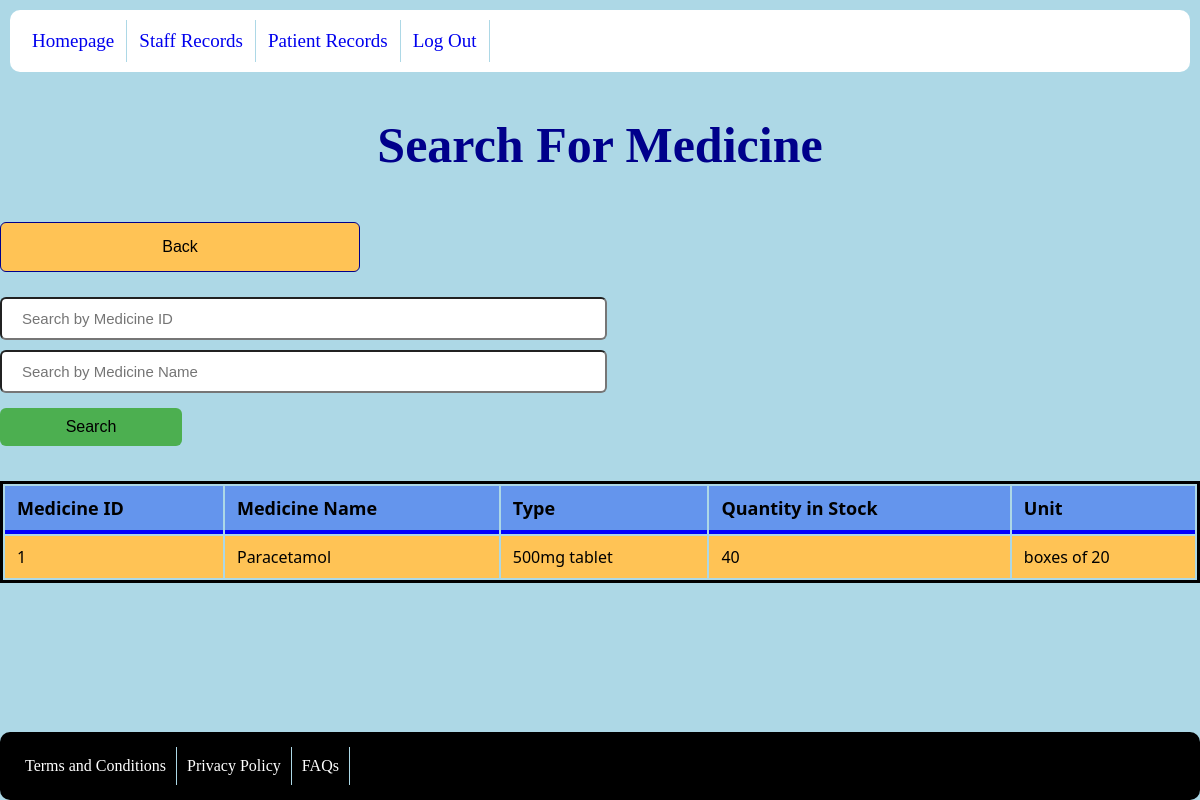
/medicine/searchForMedicine.php?medicine_id=1 (signed in), run on the app's committed database.
### tables this page shows
CREATE TABLE `medicine` (
  `medicine_id` int(11) NOT NULL,
  `medicine_name` text NOT NULL,
  `type` text NOT NULL,
  `quantity_in_stock` int(11) NOT NULL,
  `unit` varchar(50) NOT NULL
);

### medicine/medicineSearch.php (called while the page is built, shortened)
<?php
require_once("../includes/medicine-config.php");
$searchMedicineID = $_GET['medicine_id'] ?? '';
$conditions = [];
$parameters = [];
if (!empty($searchMedicineID)) {
    $conditions[] = "medicine_id = ?";
    $parameters[] = $searchMedicineID;
}
$sql = "SELECT * FROM medicine";
if (!empty($conditions)) {
    $sql .= " WHERE " . implode(" AND ", $conditions);
}
$stmt = $mysqli->prepare($sql);
if ($stmt) {
    if (!empty($parameters)) {
        $types = str_repeat('s', count($parameters));
        $stmt->bind_param($types, ...$parameters);
    }
    $stmt->execute();
    $result = $stmt->get_result();
    if ($result) {
        $searchResults = [];
        while ($row = $result->fetch_assoc()) {
            $searchResults[] = $row;
        }
    } else {
        echo "Error in fetching results: " . $stmt->error;
    }
} else {
    error_log("Error in preparing SQL statement: " . $mysqli->error);
    echo "An error has occurred.";
}

### medicine/searchForMedicine.php (the view, shortened to what this page needs)
<!DOCTYPE html>
<html lang="en">
<head>
    <link href="../css/desktop.css" media="only screen and (min-width:720px)" rel="stylesheet" type="text/css">
    <link href="../css/mobile.css" media="only screen and (max-width:720px)" rel="stylesheet" type="text/css">
</head>
<body>
    <div class="container">
        <?php include("../includes/header.php"); ?>
        <main>
            <h1>Search For Medicine</h1>
            <form action="../medicine/medicine-records.php">
                <input type="submit" value="Back" />
            </form>
            <div class="search-container">
                <form action="" method="GET">
                    <input type="number" class="search" name="medicine_id" placeholder="Search by Medicine ID">
                    <input type="text" class="search" name="medicine_name" placeholder="Search by Medicine Name">
                    <button id="search-button" type="submit">Search</button>
                </form>
            </div>
            <div class="table-container">
                <?php
                    if(isset($_GET['medicine_id']) || isset($_GET['medicine_name'])) {
                        include("../medicine/medicineSearch.php");
                    }
                    if (isset($searchResults) && !empty($searchResults)) {
                        echo "<table>";
                        echo "<tr>
                        <th>Medicine ID</th>
                        <th>Medicine Name</th>
                        <th>Type</th>
                        <th>Quantity in Stock</th>
                        <th>Unit</th>
                        </tr>";
                        foreach ($searchResults as $result) {
                            echo "<tr>";
                            echo "<td>" . $result['medicine_id'] . "</td>";
                            echo "<td>" . $result['medicine_name'] . "</td>";
                            echo "<td>" . $result['type'] . "</td>";
                            echo "<td>" . $result['quantity_in_stock'] . "</td>";
                            echo "<td>" . $result['unit'] . "</td>";
                            echo "</tr>";
                        }
                        echo "</table>";
                    } else {
                        echo "No matching results found.";
                    }
                ?>
            </div>
        </main>
        <?php include("../includes/footer.php"); ?>
    </div>
</body>
</html>

### css/desktop.css (style rules this page uses)
body { background-color: lightblue; margin: 0; display: flex; justify-content: center; align-items: center; }
.container { width:100%; margin: 0 auto; max-width: 1200px; min-width: 600px; display: flex; flex-direction: column; min-height:100vh; min-height:100svh; }
h1 { font-size: 50px; color:darkblue; text-align: center; }
input, select { width: 100%; display:inline-block; padding: 11px 20px; margin-top: 10px; box-sizing: border-box; border-radius: 6px; font-size:15px; }
button, input[type=submit] { background-color: #FFC355; color: black; border: 1px darkblue solid; border-radius: 6px; padding: 15px 32px; text-align: center; text-decoration: none; display: inline-block; font-size: 16px; cursor: pointer; width:30%; margin-top:15px; margin-bottom:15px; }
form { font-size: 20px; border-radius:20px; }
table { width: 100%; border:3px solid black; margin-top:20px; margin-bottom:20px; }
th, td { padding: 10px 12px; text-align: left; font-family: 'Segoe UI', Tahoma, Geneva, Verdana, sans-serif; }
th { font-size:18px; border-bottom: 4px solid blue; background-color: cornflowerblue; }
tr:nth-child(odd) { background-color: #fff; }
tr:nth-child(even) { background-color: #FFC355; }
.search-container { display: flex; align-items: center; }
.search { flex: 1; margin-right: 10px; }
#search-button { padding: 10px 20px; border: none; background-color: #4CAF50; display: inline-block; }
:root { --delay: 0; --duration: 800ms; --iterations: 1; }

### css/mobile.css (style rules this page uses)
body { background-color: lightblue; margin: 0; display: flex; justify-content: center; align-items: center; }
main { margin:5px; }
h1 { font-size: 40px; color:darkblue; text-align: center; }
.container { width:100%; margin:auto; display: flex; flex-direction: column; min-height:100vh; min-height:100svh; }
input, select { width: 100%; display:inline-block; padding: 11px 20px; margin: 15px 0; box-sizing: border-box; border-radius: 6px; font-size:15px; }
button, input[type=submit] { background-color: #FFC355; color: black; padding: 14px 20px; border: none; width: 100%; margin-top:15px; margin-bottom:15px; border-radius: 6px; border: 1px darkblue solid; }
input[type=submit] { width: 100%; }
form { font-size: 20px; padding:10px; border-radius:20px; }
.table-container { max-height: 400px; overflow-y: auto; padding-bottom:20px; }
.table-container table { width: 100%; }
.table-container th, .table-container td { padding: 8px; padding: 10px 12px; text-align: left; }
.table-container th { position: sticky; top: 0; border-bottom: 2px solid blue; background-color: cornflowerblue; z-index: 1; }
.table-container tr:nth-child(odd) { background-color: #fff; }
.table-container tr:nth-child(even) { background-color: #FFC355; }
.search-container { display: flex; align-items: center; }
.search { flex: 1; margin-right: 10px; }
#search-button { padding: 10px 20px; border: none; background-color: #4CAF50; display: inline-block; }
:root { --delay: 0; --duration: 800ms; --iterations: 1; }

### data on the page
medicine: medicine_id "1", medicine_name "Paracetamol", type "500mg tablet", quantity_in_stock "40", unit "boxes of 20"

### other printed values
$title "Homepage"
$title "Staff Records"
$title "Patient Records"
$title "Log Out"
